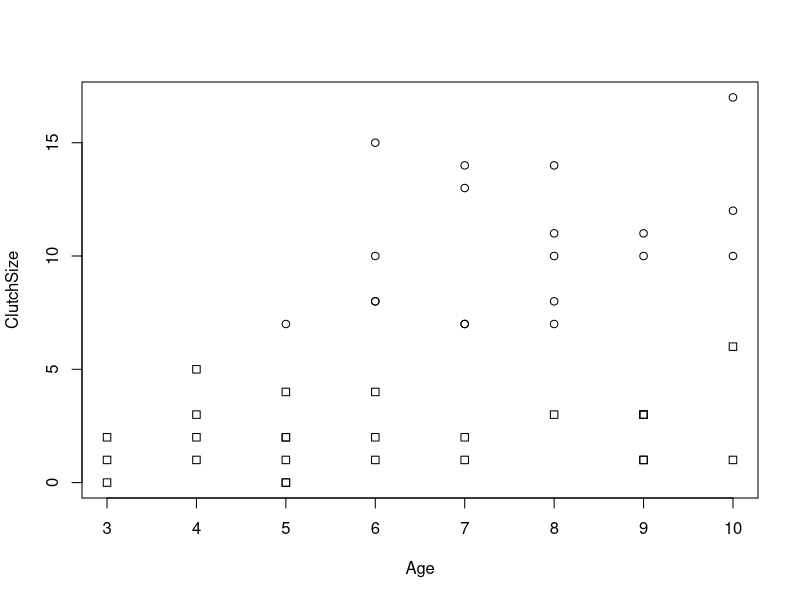

The R source for this figure: (Note: this script raises an error after producing the figure.)

#  NRES 710, Generalized Linear Models
#     University of Nevada, Reno
#     Revising the LM to handle non-normal data

# Load the data
datum <- read.csv("lecture_GLM_dataset1.csv")
head(datum, 20)

# Plot it
plot(ClutchSize ~ Age, data = datum, pch = as.numeric(datum$Wild))

# Examine the 'glm()' function
help(glm)

# Run the GLM
results <- glm(ClutchSize ~ Age + Wild, data = datum)
summary(results)
# Did I do something wrong??

# Yes, I forgot to specify the 'family' statement to use a Poisson distribution! 
# Re-run it correctly while specifying the 'family' statement
results2 <- glm(ClutchSize ~ Age + Wild, data = datum, family = "poisson")
summary(results2)
# Examine the confidence limits
confint(results2)

################### 'Truth' #################### 
### Lecture ##: code to simulate data for class

### Dataset 1
# Simulate split-plot design data w/ three fixed effects: bison, fertilizer, water split across 6 fields
set.seed(123)

# Sample size
n_snakes <- 45 # Sample size

# X1 data - age
age <- round(runif(n_snakes, 3, 10), 0) # Age - uniformly distributed between 3 and 10 years old

# X2 data - clutch laid in wild or captivity
wild <- rbinom(size = 1, n = n_snakes, prob = 0.5) # 1 = laid in wild; 0 = laid in captivity

# Response variable
mean_clutch <- exp(0 + 0.1*age + 1.5*wild) # y_hat; the mean clutch size for each snake, given effects
clutch_size <- rep(NA, n_snakes)
# Response variable
for (i in 1:n_snakes){
  clutch_size[i] <- rpois(1, mean_clutch[i])
  # y_i - simulated each observation of y_i using a random process but given the y_hat mean for each individual snake
}

# Save the data
datum <- data.frame(Age = age, Wild = wild, MeanClutchSize = mean_clutch, ClutchSize = clutch_size)

# Save the data
write.csv(datum, "lecture_GLM_dataset1.csv", row.names = FALSE)
write.csv(datum, "../datasets/lecture_GLM_dataset1.csv", row.names = FALSE)
